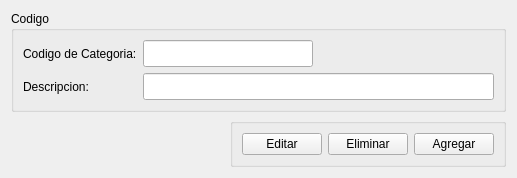
<?xml version="1.0" encoding="UTF-8"?>
<ui version="4.0">
 <class>Form</class>
 <widget class="QWidget" name="Form">
  <property name="geometry">
   <rect>
    <x>0</x>
    <y>0</y>
    <width>517</width>
    <height>156</height>
   </rect>
  </property>
  <property name="windowTitle">
   <string>Form</string>
  </property>
  <layout class="QGridLayout" name="gridLayout_2">
   <item row="1" column="1">
    <widget class="QGroupBox" name="groupBox">
     <property name="title">
      <string/>
     </property>
     <layout class="QGridLayout" name="gridLayout">
      <item row="0" column="0">
       <widget class="QPushButton" name="pushButton">
        <property name="text">
         <string>Editar</string>
        </property>
       </widget>
      </item>
      <item row="0" column="1">
       <widget class="QPushButton" name="pushButton_2">
        <property name="text">
         <string>Eliminar</string>
        </property>
       </widget>
      </item>
      <item row="0" column="2">
       <widget class="QPushButton" name="pushButton_3">
        <property name="text">
         <string>Agregar</string>
        </property>
       </widget>
      </item>
     </layout>
    </widget>
   </item>
   <item row="1" column="0">
    <spacer name="horizontalSpacer_2">
     <property name="orientation">
      <enum>Qt::Horizontal</enum>
     </property>
     <property name="sizeHint" stdset="0">
      <size>
       <width>40</width>
       <height>20</height>
      </size>
     </property>
    </spacer>
   </item>
   <item row="0" column="0" colspan="2">
    <widget class="QGroupBox" name="groupBox_4">
     <property name="title">
      <string>Codigo</string>
     </property>
     <layout class="QGridLayout" name="gridLayout_4">
      <item row="1" column="0">
       <widget class="QLabel" name="label_7">
        <property name="sizePolicy">
         <sizepolicy hsizetype="Preferred" vsizetype="Expanding">
          <horstretch>0</horstretch>
          <verstretch>0</verstretch>
         </sizepolicy>
        </property>
        <property name="text">
         <string>Descripcion:</string>
        </property>
       </widget>
      </item>
      <item row="0" column="0">
       <widget class="QLabel" name="label">
        <property name="sizePolicy">
         <sizepolicy hsizetype="Preferred" vsizetype="Expanding">
          <horstretch>0</horstretch>
          <verstretch>0</verstretch>
         </sizepolicy>
        </property>
        <property name="text">
         <string>Codigo de Categoria:</string>
        </property>
       </widget>
      </item>
      <item row="0" column="3">
       <spacer name="horizontalSpacer">
        <property name="orientation">
         <enum>Qt::Horizontal</enum>
        </property>
        <property name="sizeHint" stdset="0">
         <size>
          <width>60</width>
          <height>20</height>
         </size>
        </property>
       </spacer>
      </item>
      <item row="0" column="1">
       <widget class="QLineEdit" name="lineEdit">
        <property name="sizePolicy">
         <sizepolicy hsizetype="Expanding" vsizetype="Expanding">
          <horstretch>0</horstretch>
          <verstretch>0</verstretch>
         </sizepolicy>
        </property>
        <property name="font">
         <font>
          <pointsize>12</pointsize>
          <weight>75</weight>
          <bold>true</bold>
         </font>
        </property>
       </widget>
      </item>
      <item row="1" column="1" colspan="3">
       <widget class="QLineEdit" name="lineEdit_2">
        <property name="sizePolicy">
         <sizepolicy hsizetype="Expanding" vsizetype="Expanding">
          <horstretch>0</horstretch>
          <verstretch>0</verstretch>
         </sizepolicy>
        </property>
        <property name="font">
         <font>
          <pointsize>12</pointsize>
          <weight>75</weight>
          <bold>true</bold>
         </font>
        </property>
       </widget>
      </item>
     </layout>
    </widget>
   </item>
  </layout>
 </widget>
 <resources/>
 <connections/>
</ui>
